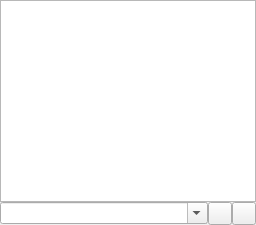
<?xml version="1.0" encoding="UTF-8"?>
<ui version="4.0">
 <class>librepcb::library::editor::LibraryListEditorWidget</class>
 <widget class="QWidget" name="librepcb::library::editor::LibraryListEditorWidget">
  <property name="geometry">
   <rect>
    <x>0</x>
    <y>0</y>
    <width>256</width>
    <height>225</height>
   </rect>
  </property>
  <property name="windowTitle">
   <string>Form</string>
  </property>
  <layout class="QVBoxLayout" name="verticalLayout">
   <property name="spacing">
    <number>0</number>
   </property>
   <property name="leftMargin">
    <number>0</number>
   </property>
   <property name="topMargin">
    <number>0</number>
   </property>
   <property name="rightMargin">
    <number>0</number>
   </property>
   <property name="bottomMargin">
    <number>0</number>
   </property>
   <item>
    <widget class="QListWidget" name="listWidget">
     <property name="alternatingRowColors">
      <bool>true</bool>
     </property>
     <property name="verticalScrollMode">
      <enum>QAbstractItemView::ScrollPerPixel</enum>
     </property>
     <property name="horizontalScrollMode">
      <enum>QAbstractItemView::ScrollPerPixel</enum>
     </property>
     <property name="wordWrap">
      <bool>true</bool>
     </property>
    </widget>
   </item>
   <item>
    <layout class="QHBoxLayout" name="horizontalLayout">
     <property name="spacing">
      <number>0</number>
     </property>
     <item>
      <widget class="QComboBox" name="comboBox">
       <property name="editable">
        <bool>true</bool>
       </property>
      </widget>
     </item>
     <item>
      <widget class="QToolButton" name="btnAdd">
       <property name="text">
        <string/>
       </property>
       <property name="icon">
        <iconset resource="../../../../img/images.qrc">
         <normaloff>:/img/actions/add.png</normaloff>:/img/actions/add.png</iconset>
       </property>
      </widget>
     </item>
     <item>
      <widget class="QToolButton" name="btnRemove">
       <property name="text">
        <string/>
       </property>
       <property name="icon">
        <iconset resource="../../../../img/images.qrc">
         <normaloff>:/img/actions/minus.png</normaloff>:/img/actions/minus.png</iconset>
       </property>
      </widget>
     </item>
    </layout>
   </item>
  </layout>
 </widget>
 <resources>
  <include location="../../../../img/images.qrc"/>
 </resources>
 <connections/>
</ui>
